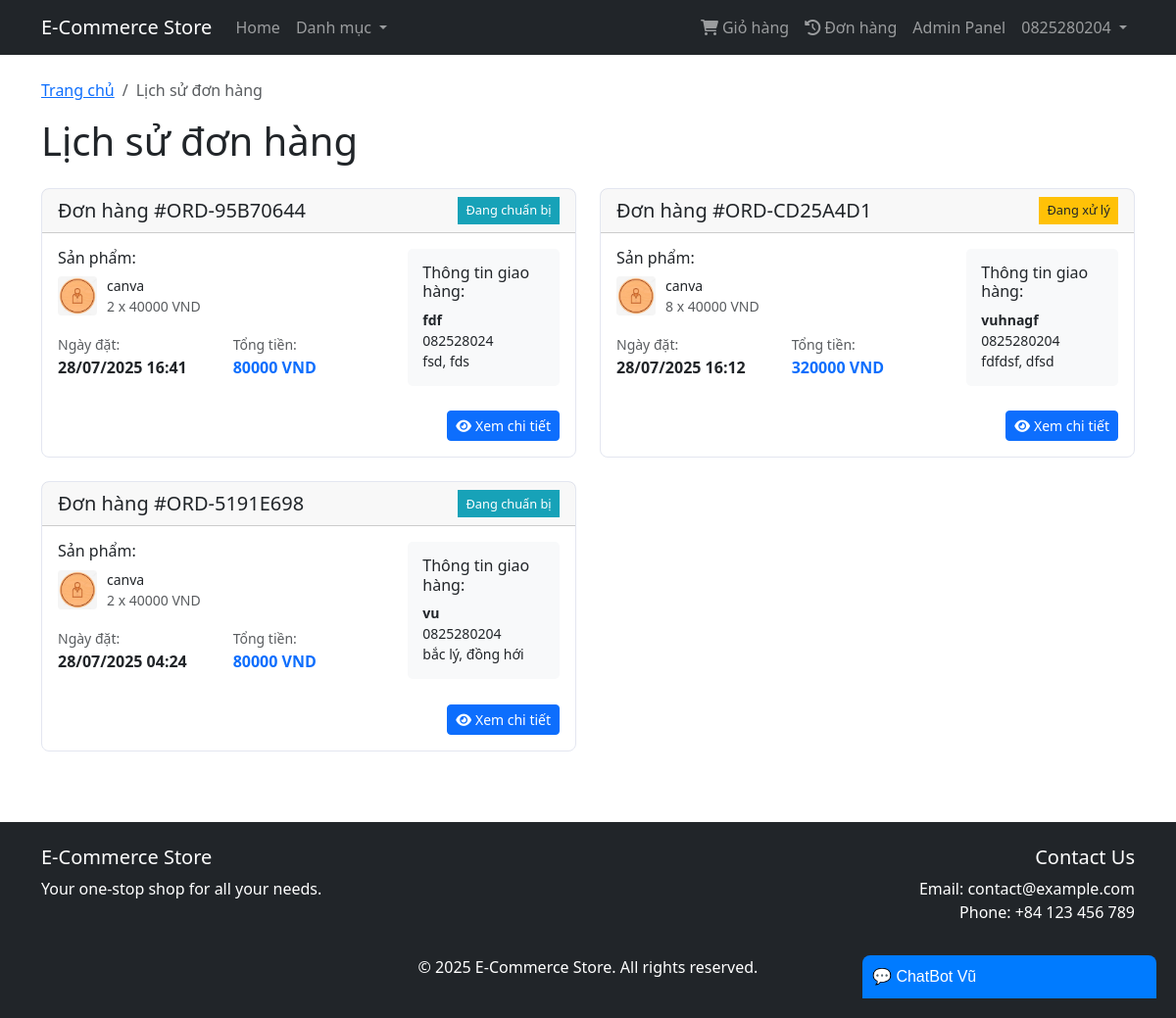
/order/ (signed in), run on an earlier commit of the app's database.
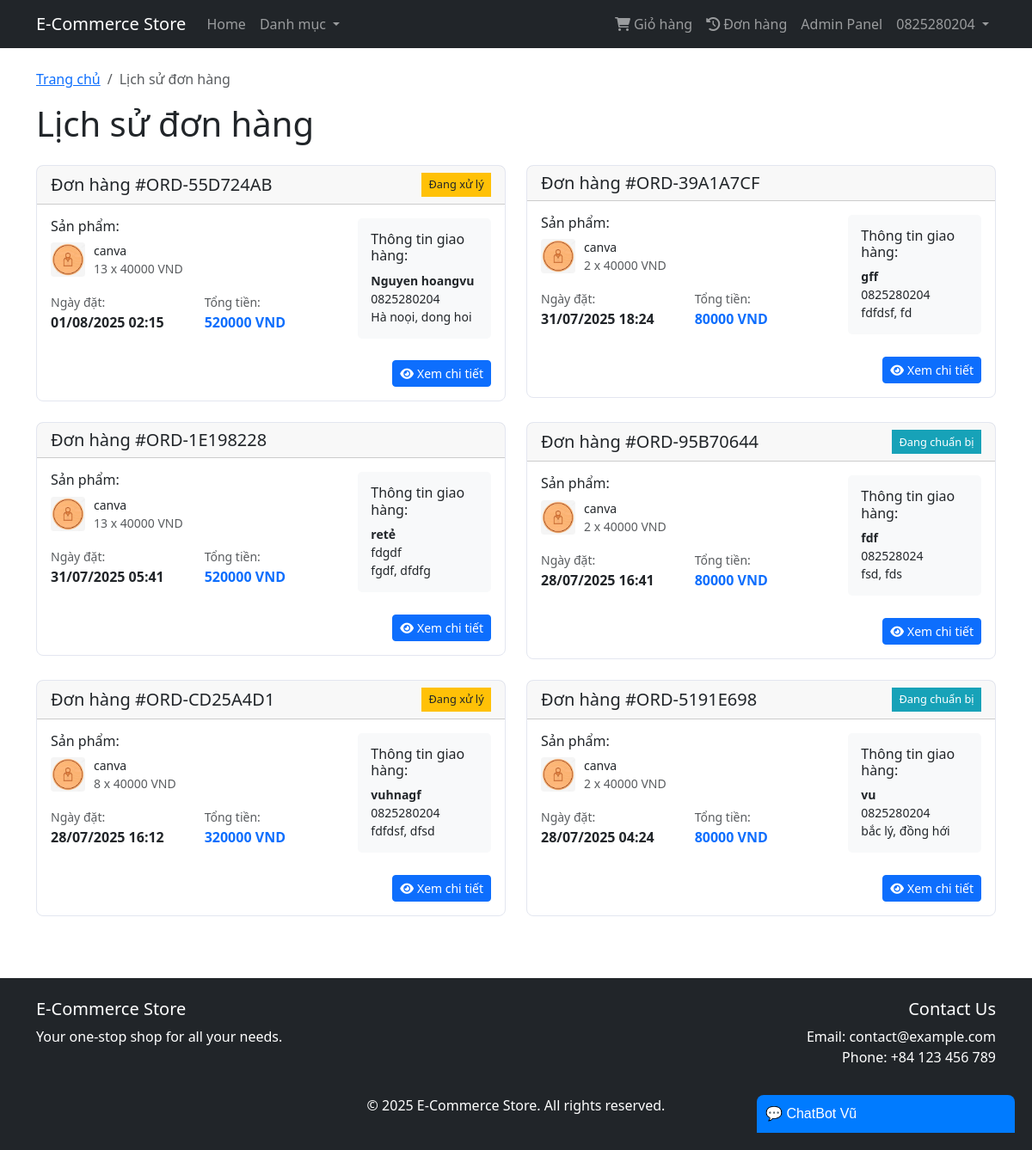
And on a later commit of the database.
### accounts/models.py (models this page shows, shortened)
class CustomUser(AbstractBaseUser, PermissionsMixin):
    phone_number = models.CharField(max_length=15, unique=True)
    email = models.EmailField(blank=True, null=True)
    first_name = models.CharField(max_length=30, blank=True)
    last_name = models.CharField(max_length=30, blank=True)
    is_active = models.BooleanField(default=True)
    is_staff = models.BooleanField(default=False)
    date_joined = models.DateTimeField(default=timezone.now)
    google_id = models.CharField(max_length=100, blank=True, null=True)
    objects = CustomUserManager()
    USERNAME_FIELD = 'phone_number'
    REQUIRED_FIELDS = []
    def get_short_name(self):
        return self.first_name or self.phone_number

### store/models.py (models this page shows, shortened)
class Order(models.Model):
    STATUS_CHOICES = (
        ('pending', 'Đang xử lý'),
        ('processing', 'Đang chuẩn bị'),
        ('shipped', 'Đã gửi hàng'),
        ('delivered', 'Đã giao hàng'),
        ('cancelled', 'Đã hủy'),
    )
    order_number = models.CharField(max_length=20, unique=True)
    user = models.ForeignKey(settings.AUTH_USER_MODEL, on_delete=models.SET_NULL, null=True, blank=True)
    full_name = models.CharField(max_length=100)
    email = models.EmailField(max_length=100, blank=True)
    phone = models.CharField(max_length=20)
    address = models.CharField(max_length=255)
    city = models.CharField(max_length=100)
    country = models.CharField(max_length=100)
    postal_code = models.CharField(max_length=20, blank=True)
    order_note = models.TextField(blank=True)
    order_total = models.DecimalField(max_digits=10, decimal_places=2)
    status = models.CharField(max_length=20, choices=STATUS_CHOICES, default='pending')
    ip = models.CharField(max_length=20, blank=True)
    is_ordered = models.BooleanField(default=False)
    created_at = models.DateTimeField(auto_now_add=True)
    updated_at = models.DateTimeField(auto_now=True)

class OrderItem(models.Model):
    order = models.ForeignKey(Order, on_delete=models.CASCADE, related_name='items')
    product = models.ForeignKey(Product, on_delete=models.CASCADE)
    quantity = models.PositiveIntegerField()
    price = models.DecimalField(max_digits=10, decimal_places=2)  # Lưu giá tại thời điểm đặt hàng

class ProductImage(models.Model):
    product = models.ForeignKey(Product, on_delete=models.CASCADE, related_name='images')
    image = models.ImageField(upload_to='products/')
    is_main = models.BooleanField(default=False)

class Product(models.Model):
    category = models.ForeignKey(Category, on_delete=models.CASCADE, related_name='products')
    name = models.CharField(max_length=200)
    slug = models.SlugField(max_length=200, unique=True, blank=True)
    description = models.TextField()
    price = models.DecimalField(max_digits=10, decimal_places=2)
    stock = models.PositiveIntegerField(default=0)
    is_available = models.BooleanField(default=True)
    display_order = models.IntegerField(default=0, help_text="Thứ tự hiển thị sản phẩm (số nhỏ hơn hiển thị trước)")
    is_featured = models.BooleanField(default=False, help_text="Đánh dấu sản phẩm nổi bật")
    meta_title = models.CharField(max_length=200, blank=True, help_text="Tiêu đề SEO (để trống sẽ dùng tên sản phẩm)")
    meta_description = models.TextField(blank=True, help_text="Mô tả SEO (để trống sẽ dùng mô tả sản phẩm)")
    meta_keywords = models.CharField(max_length=255, blank=True, help_text="Từ khóa SEO (phân cách bằng dấu phẩy)")
    created_at = models.DateTimeField(auto_now_add=True)
    updated_at = models.DateTimeField(auto_now=True)
    class Meta:
        ordering = ('display_order', 'name',)

### store/views.py (the view)
# urls.py: path('order/', OrderHistoryView.as_view(), name='order_history'),
class OrderHistoryView(View):
    def get(self, request, *args, **kwargs):
        if not request.user.is_authenticated:
            messages.warning(request, 'Vui lòng đăng nhập để xem lịch sử đơn hàng')
            return redirect('login')
        orders = Order.objects.filter(user=request.user, is_ordered=True).order_by('-created_at')
        context = {
            'orders': orders,
        }
        return render(request, 'store/order_history.html', context)

### store/context_processors.py (called while the page is built)
def categories(request):
    return {
        'categories': Category.objects.filter(is_active=True).exclude(display_order=0).order_by('display_order')
    }

def cart_count(request):
    cart_count = 0
    if request.session.get('cart_id'):
        try:
            cart = Cart.objects.get(cart_id=request.session['cart_id'])
            cart_count = cart.item_count
        except Cart.DoesNotExist:
            pass
    return {
        'cart_count': cart_count
    }

### templates/store/order_history.html (shortened to what this page needs)
{% extends 'base/base.html' %}
{% load static %}
{% block content %}
<nav aria-label="breadcrumb">
    <ol class="breadcrumb">
        <li class="breadcrumb-item"><a href="{% url 'home' %}">Trang chủ</a></li>
        <li class="breadcrumb-item active" aria-current="page">Lịch sử đơn hàng</li>
    </ol>
</nav>
<h1 class="mb-4">Lịch sử đơn hàng</h1>
{% if orders %}
<div class="row">
    {% for order in orders %}
    <div class="col-lg-6 mb-4">
        <div class="card order-card">
            <div class="card-header d-flex justify-content-between align-items-center">
                <h5 class="mb-0">Đơn hàng #{{ order.order_number }}</h5>
                <span class="status-badge
                    {% if order.status == 'pending' %}status-pending
                    {% elif order.status == 'processing' %}status-processing
                    {% elif order.status == 'shipped' %}status-shipped
                    {% elif order.status == 'delivered' %}status-delivered
                    {% elif order.status == 'cancelled' %}status-cancelled{% endif %}">
                    {% if order.status == 'pending' %}Đang xử lý
                    {% elif order.status == 'processing' %}Đang chuẩn bị
                    {% elif order.status == 'shipped' %}Đã gửi hàng
                    {% elif order.status == 'delivered' %}Đã giao hàng
                    {% elif order.status == 'cancelled' %}Đã hủy{% endif %}
                </span>
            </div>
            <div class="card-body">
                <div class="row">
                    <div class="col-md-8">
                        <div class="mb-3">
                            <h6>Sản phẩm:</h6>
                            {% for item in order.items.all|slice:":3" %}
                            <div class="order-item-preview">
                                {% with main_image=item.product.images.all|dictsort:"is_main"|last %}
                                {% if main_image %}
                                <img src="{{ main_image.image.url }}" alt="{{ item.product.name }}" class="product-image-small">
                                {% else %}
                                <div class="bg-light d-flex align-items-center justify-content-center product-image-small">
                                    <i class="fas fa-box text-secondary"></i>
                                </div>
                                {% endif %}
                                {% endwith %}
                                <div>
                                    <div class="small">{{ item.product.name }}</div>
                                    <div class="text-muted small">{{ item.quantity }} x {{ item.price|floatformat:0 }} VND</div>
                                </div>
                            </div>
                            {% endfor %}
                        </div>
                        <div class="mb-3">
                            <div class="row">
                                <div class="col-6">
                                    <small class="text-muted">Ngày đặt:</small><br>
                                    <strong>{{ order.created_at|date:"d/m/Y H:i" }}</strong>
                                </div>
                                <div class="col-6">
                                    <small class="text-muted">Tổng tiền:</small><br>
                                    <strong class="text-primary">{{ order.order_total|floatformat:0 }} VND</strong>
                                </div>
                            </div>
                        </div>
                    </div>
                    <div class="col-md-4">
                        <div class="order-summary">
                            <h6>Thông tin giao hàng:</h6>
                            <div class="small">
                                <strong>{{ order.full_name }}</strong><br>
                                {{ order.phone }}<br>
                                {{ order.address }}, {{ order.city }}
                            </div>
                        </div>
                    </div>
                </div>
                <div class="mt-3 text-end">
                    <a href="{% url 'order_detail' order.order_number %}" class="btn btn-primary btn-sm">
                        <i class="fas fa-eye me-1"></i>Xem chi tiết
                    </a>
                </div>
            </div>
        </div>
    </div>
    {% endfor %}
</div>
{% endif %}
{% endblock %}

### templates/base/base.html (shortened to what this page needs)
<!DOCTYPE html>
<html lang="vi">
<head>
    <link href="https://cdn.jsdelivr.net/npm/bootstrap@5.3.0/dist/css/bootstrap.min.css" rel="stylesheet">
    <link rel="stylesheet" href="https://cdnjs.cloudflare.com/ajax/libs/font-awesome/6.0.0/css/all.min.css">
</head>
<body>
    <nav class="navbar navbar-expand-lg navbar-dark bg-dark">
        <div class="container">
            <a class="navbar-brand" href="{% url 'home' %}">E-Commerce Store</a>
            <div class="collapse navbar-collapse" id="navbarNav">
                <ul class="navbar-nav me-auto">
                    <li class="nav-item">
                        <a class="nav-link" href="{% url 'home' %}">Home</a>
                    </li>
                    {% block categories_dropdown %}
                    <li class="nav-item dropdown">
                        <a class="nav-link dropdown-toggle" href="#" id="navbarDropdown" role="button" data-bs-toggle="dropdown">
                            Danh mục
                        </a>
                    </li>
                    {% endblock %}
                </ul>
                <ul class="navbar-nav">
                    <li class="nav-item">
                        <a class="nav-link" href="{% url 'cart' %}">
                            <i class="fas fa-shopping-cart me-1"></i>Giỏ hàng
                        </a>
                    </li>
                    {% if user.is_authenticated %}
                        <li class="nav-item">
                            <a class="nav-link" href="{% url 'order_history' %}">
                                <i class="fas fa-history me-1"></i>Đơn hàng
                            </a>
                        </li>
                        {% if user.is_staff %}
                        <li class="nav-item">
                            <a class="nav-link" href="{% url 'admin_dashboard' %}">Admin Panel</a>
                        </li>
                        {% endif %}
                        <li class="nav-item dropdown">
                            <a class="nav-link dropdown-toggle" href="#" id="userDropdown" role="button" data-bs-toggle="dropdown">
                                {{ user.get_short_name }}
                            </a>
                        </li>
                    {% endif %}
                </ul>
            </div>
        </div>
    </nav>
    <div class="container mt-4">
        {% block content %}{% endblock %}
    </div>
    {% include "chatbot/chatbot.html" %}
    <footer class="bg-dark text-white mt-5 py-4">
        <div class="container">
            <div class="row">
                <div class="col-md-6">
                    <h5>E-Commerce Store</h5>
                    <p>Your one-stop shop for all your needs.</p>
                </div>
                <div class="col-md-6 text-md-end">
                    <h5>Contact Us</h5>
                    <p>Email: contact@example.com<br>Phone: +84 123 456 789</p>
                </div>
            </div>
            <div class="text-center mt-3">
                <p>&copy; {% now "Y" %} E-Commerce Store. All rights reserved.</p>
            </div>
        </div>
    </footer>
</body>
</html>

### templates/chatbot/chatbot.html (shortened to what this page needs)
<div id="chatbot-container">
    <div id="chat-header" onclick="toggleChat()">💬 ChatBot Vũ</div>
</div>

### templates/base/base.html (style rules this page uses)
.navbar-nav .nav-link { position: relative; }

### templates/store/order_history.html (style rules this page uses)
.order-card { border: 1px solid #e3e6f0; border-radius: 8px; transition: all 0.3s ease; }
.status-badge { font-size: 0.8rem; padding: 0.35em 0.65em; }
.status-pending { background-color: #ffc107; color: #212529; }
.status-processing { background-color: #17a2b8; color: white; }
.order-summary { background-color: #f8f9fa; border-radius: 5px; padding: 15px; }
.order-item-preview { display: flex; align-items: center; margin-bottom: 8px; }
.order-item-preview:last-child { margin-bottom: 0; }
.product-image-small { width: 40px; height: 40px; object-fit: cover; border-radius: 4px; margin-right: 10px; }

### templates/chatbot/chatbot.html (style rules this page uses)
#chatbot-container { position: fixed; bottom: 20px; right: 20px; width: 300px; font-family: Arial, sans-serif; z-index: 9999; }
#chat-header { background-color: #007bff; color: white; padding: 10px; cursor: pointer; border-top-left-radius: 8px; border-top-right-radius: 8px; }

What changed in the data, as far as the page shows it:
added Order: order_number "ORD-55D724AB", status "Đang xử lý", created_at "01/08/2025 02:15", order_total "520000", full_name "Nguyen hoangvu", phone "0825280204", address "Hà noọi", city "dong hoi"
added OrderItem: product.images.image (picture), product.name "canva", quantity "13", price "40000", shown under "ORD-55D724AB"
added Order: order_number "ORD-39A1A7CF", created_at "31/07/2025 18:24", order_total "80000", full_name "gff", phone "0825280204", address "fdfdsf", city "fd", status "completed" (drawn)
added OrderItem: product.images.image (picture), product.name "canva", quantity "2", price "40000", shown under "ORD-39A1A7CF"
added Order: order_number "ORD-1E198228", created_at "31/07/2025 05:41", order_total "520000", full_name "retẻ", phone "fdgdf", address "fgdf", city "dfdfg", status "completed" (drawn)
added OrderItem: product.images.image (picture), product.name "canva", quantity "13", price "40000", shown under "ORD-1E198228"
